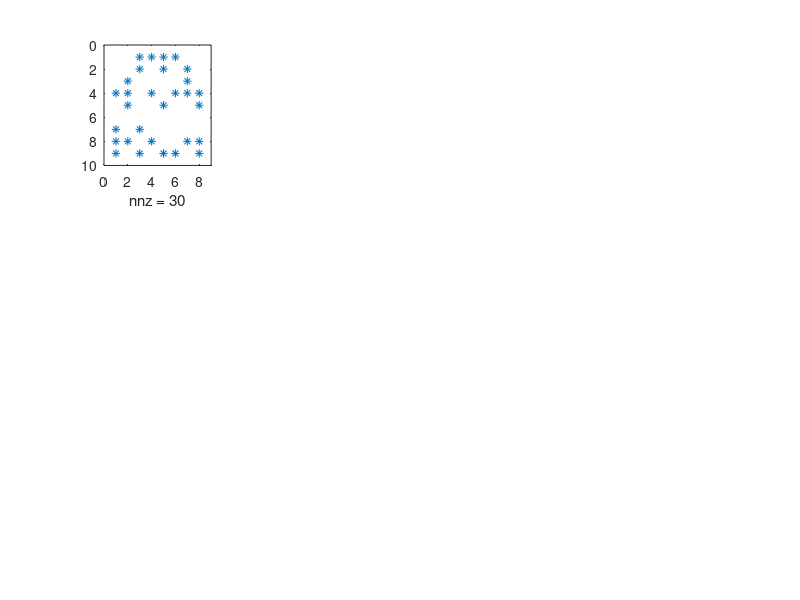

This chart was generated by the following MATLAB code: (Note: this script raises an error after producing the figure.)
function test17
%TEST17 test cs_qr, cs_qright, cs_q1, cs_qrleft, cs_qrsol
%
% Example:
%   test17
% See also: testall

% Copyright 2006-2012, Timothy A. Davis, http://www.suitesparse.com

clear functions
clf

rand ('state', 0) ;
randn ('state', 0) ;

for trials = 1:100

    m = 1 + fix (10 * rand (1)) ;
    n = 1 + fix (10 * rand (1)) ;
    d = rand (1) ;
%   n = m ;

    A = sprandn (m, n, d) ;
    if (m < n)
        A = A' ;
    end
    [m n] = size (A) ;

    subplot (3,4,1) ; spy (A) ;

    [V1, Beta1, p1, R1, q1] = cs_qr (A) ;
    Q1 = cs_qright (V1, Beta1, p1, speye (size (V1,1))) ;
    Q1b = cs_q1 (V1, Beta1, p1) ;

    err = norm (Q1-Q1b,1) ;
    disp ('err = ') ;
    disp (err) ;
    if (err > 1e-12)
        error ('!') ;
    end

    m2 = size (Q1,1) ;
    A1 = [A ; sparse(m2-m,n)] ;

    subplot (3,4,5) ; spy (A1 (p1,q1)) ;
    subplot (3,4,6) ; spy (V1) ;
    subplot (3,4,7) ; spy (R1) ;
    subplot (3,4,8) ; spy (Q1) ;

    [V3, Beta3, R3] = qr2 (A) ;
    % Q3 = cs_qmake (V3, Beta3) ;
    Q3 = cs_q1 (V3, Beta3) ;
    subplot (3,4,9) ; spy (A) ;
    subplot (3,4,10) ; spy (V3) ;
    subplot (3,4,11) ; spy (R3) ;
    subplot (3,4,12) ; spy (Q3) ;

    err1 = norm (Q1*R1 - A1(:,q1), 1) ;
%   err2 = norm (Q2*R2 - A (:,q2), 1) ;
    err3 = norm (Q3*R3 - A, 1) ;

    fprintf ('m %3d m2 %3d n %3d    ::: %3d     %6.2e %6.2e\n', ...
        m, m2, n, m2-m, err1, err3) ;

    if (err1 > 1e-12)
        error ('!') ;
    end

%    if (err2 > 1e-12)
%       error ('!') ;
%    end

    if (err3 > 1e-12)
        error ('!') ;
    end

try

    b = rand (m,1) ;
    [Q,R] = qr (A (:,q1)) ;
    x = R\(Q'*b) ;
    x (q1) = x ;
    r1 = norm (A*x-b) ;

    x2 = cs_qrsol (A,b) ;
    r2 = norm (A*x2(1:n)-b) ;

    qt = cs_qleft (V1, Beta1, p1, speye(size(V1,1))) ;
    fprintf ('Q''*A-R:  %6.2e\n', norm (qt*A1(:,q1)-R1,1)) ;

    qtb = cs_qleft (V1, Beta1, p1, b) ;
    % [V1, Beta1, p1, R1, q1] = cs_qr (A) ;
    x3 = R1 \ qtb ;
    r3 = norm (A(:,q1)*x3(1:n)-b) ;

    fprintf ('least sq:  %6.2e %6.2e %6.2e diff %6.2e %6.2e\n', ...
        r1, r2, r3, r1-r2, r1-r3) ;

catch
end

    drawnow

    % pause

end
